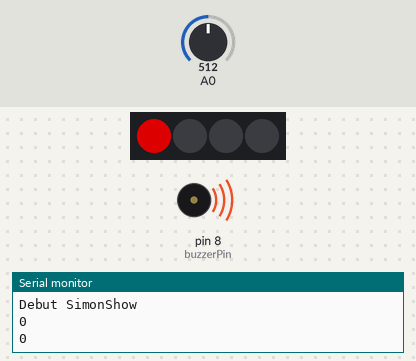
Bench run of a sketch on a simulated Arduino Uno, built with avr-gcc and run on an emulated ATmega328P. Parts: 4 RGB LEDs in strip order, left to right, buzzer (waves = sounding), the last lines printed to the serial monitor. The inputs (shaded band) are chosen by the test bench; at power-on: A0 = 512. Dim RGB values are drawn brighter than linear; random numbers use the default seed unless the sketch sets one.

Above: at 2.0 s.
2.1 s: A0 set to 0
At 3.22 s:
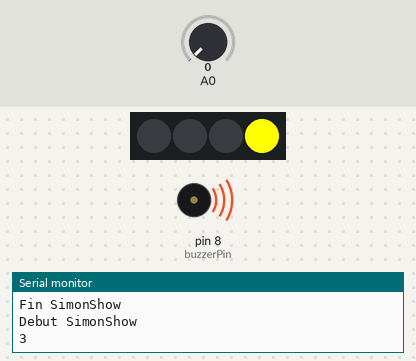
5.4 s: A0 set to 511
At 5.9 s:
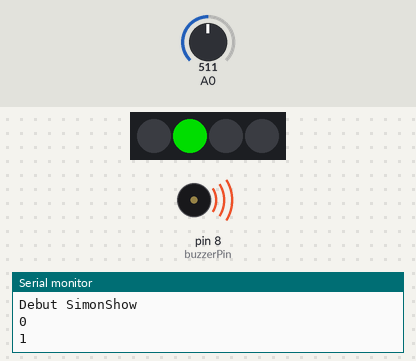
8.7 s: A0 set to 306
At 9.06 s:
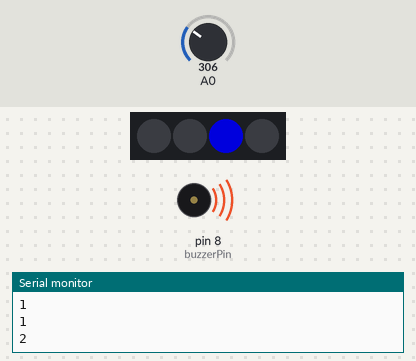
12.0 s: A0 set to 21
At 12.22 s:
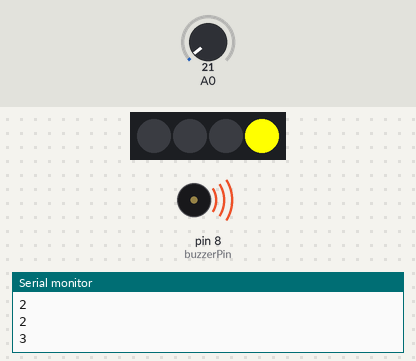
Timing chart, 0 to 16.3 s (numbered marks = the images above; inputs shaded):
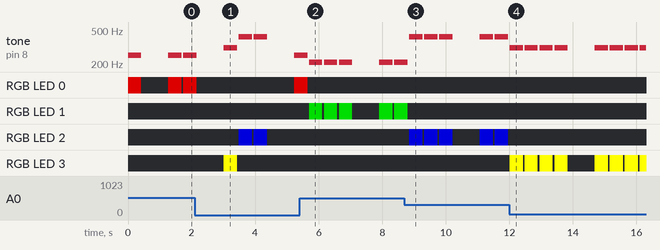

The sketch:

TinkercadProgramme9.ino
```cpp
// Ce programme créer une suite de chiffre traduite en son et lumière. A chaque "tour" la suite s'allonge d'un chiffre, jusqu'à une longeur de 31 caractères... inclus ?

// https://html-color-codes.info/ Roue de couleurs hex
#include <Adafruit_NeoPixel.h> // Importation de la bibliothèque pour gérer les NeoPixels
#define NeoPixelPin 2 // Broche sur laquelle les NeoPixels sont connectées
#define PixelCount 4 // Nombre de NeoPixel
Adafruit_NeoPixel MyLed = Adafruit_NeoPixel(PixelCount, NeoPixelPin, NEO_GRB + NEO_KHZ800); // Affectation des paramètres définies ci-dessus.
#define buzzerPin 8 // Le buzzer est connecté à la broche n°8
int SimonSequence[31] = {0, 1, 2, 3, 0}; // Tableau avec 5 cases. La case n°0 contient 0, la case n°1 contient 1 [...] , la case n°4 contient 0
int SequenceLenght = 1;

void setup() {
  Serial.begin(9600); // Initialisation d'une liaison série pour du déboggage
  MyLed.begin(); // Initialiser la bibliothèque
  /* for (int i = 0; i < 5; i++) { // Afficher la SimonSequence initialisé
     Serial.println(SimonSequence[i]);
    } */
}

void OnLed(int ledNumber) { // Procédure prenant le numéro d'une led en paramètre et allumant la led correspondante
  switch (ledNumber) {
    case 0:
      MyLed.setPixelColor(ledNumber, MyLed.Color(150, 0, 0)); // Si la led n°0 est demandé, elle est configuré en rouge
      tone(buzzerPin, 252);
      break;
    case 1:
      MyLed.setPixelColor(ledNumber, MyLed.Color(0, 150, 0)); // Si la led n°1 est demandé, elle est configuré en vert
      tone(buzzerPin, 209);
      break;
    case 2:
      MyLed.setPixelColor(ledNumber, MyLed.Color(0, 0, 150)); // Si la led n°2 est demandé, elle est configuré en bleu
      tone(buzzerPin, 415);
      break;
    case 3:
      MyLed.setPixelColor(3, 0xFFFF00); // Si la led n°3 est demandé, elle est configuré en jaune
      tone(buzzerPin, 310);
      break;
  }
  MyLed.show(); // // Allumer la led configuré
  delay(420); // Pendant 420ms
  noTone(buzzerPin);
  MyLed.clear(); // Configurer toutes les led en "noir" (Equivalent de: MyLed.setPixelColor(broche, MyLed.Color(0, 0, 0));)
  MyLed.show(); // Eteindre toutes les led
  delay(50); // Pendant 50ms
}

void SimonShow() {
  for (int i = 0; i < SequenceLenght; i++) { // Recommencer jusqu'à avoir générer une suite de 5 chiffres
    randomSeed(analogRead(0)); // Générer une nouvelle graine pour le calcul des chiffres aléatoires
    SimonSequence[i] = random(0, 4); // Générer un chiffre aléatoire et le stocker dans la case i du tableau
    Serial.println(SimonSequence[i]); // Afficher ce chiffre dans le moniteur série
    OnLed(SimonSequence[i]); // Allumer la led correspondant au chiffre générer
  }
  if (SequenceLenght < 31) {
    Serial.print("SequenceLenght: ");
    Serial.println(SequenceLenght);
    SequenceLenght ++;
  }
  else {
    SequenceLenght = 1;
  }
}

void loop() {
  Serial.println("Debut SimonShow");
  SimonShow(); // Générer, <stocker et montrer une suite aléatoire.
  Serial.println("Fin SimonShow");
  delay(800); // Pause de 800ms avant de jouer la prochaine séquence
}
```
